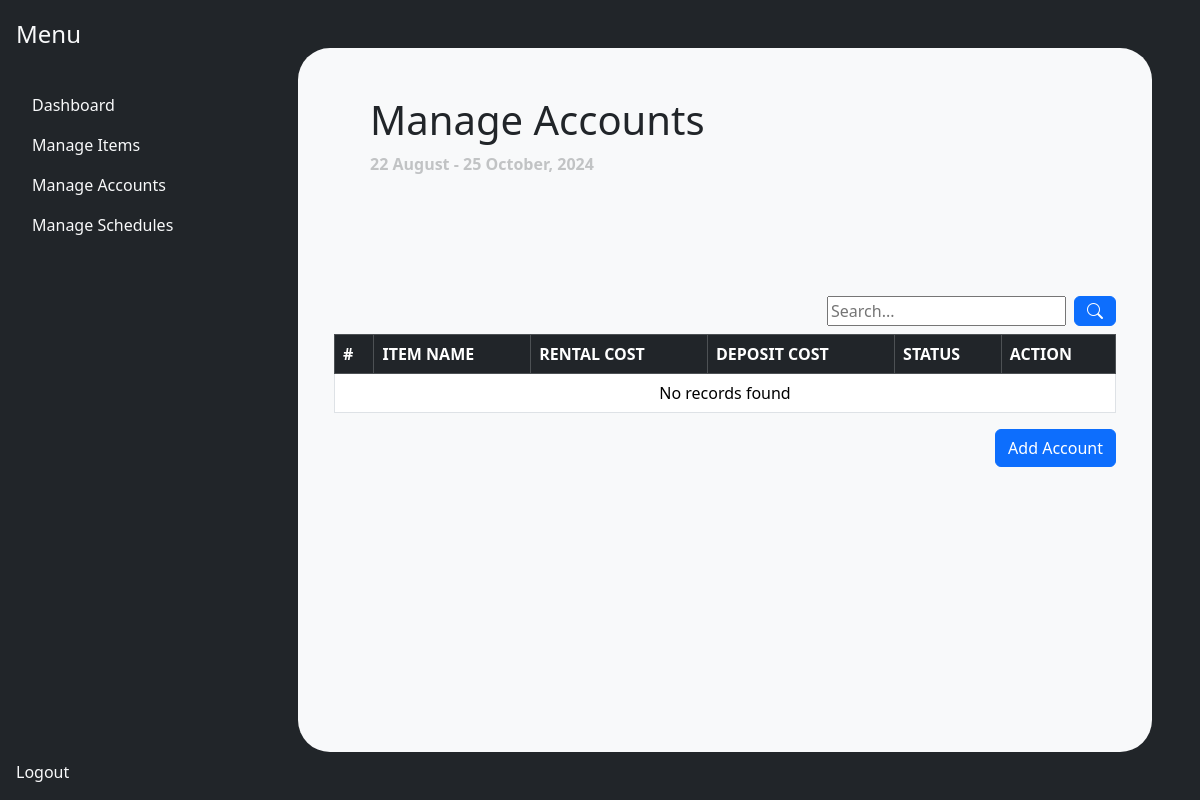
Before: /frontend/admin/invoice.php with the older database file.
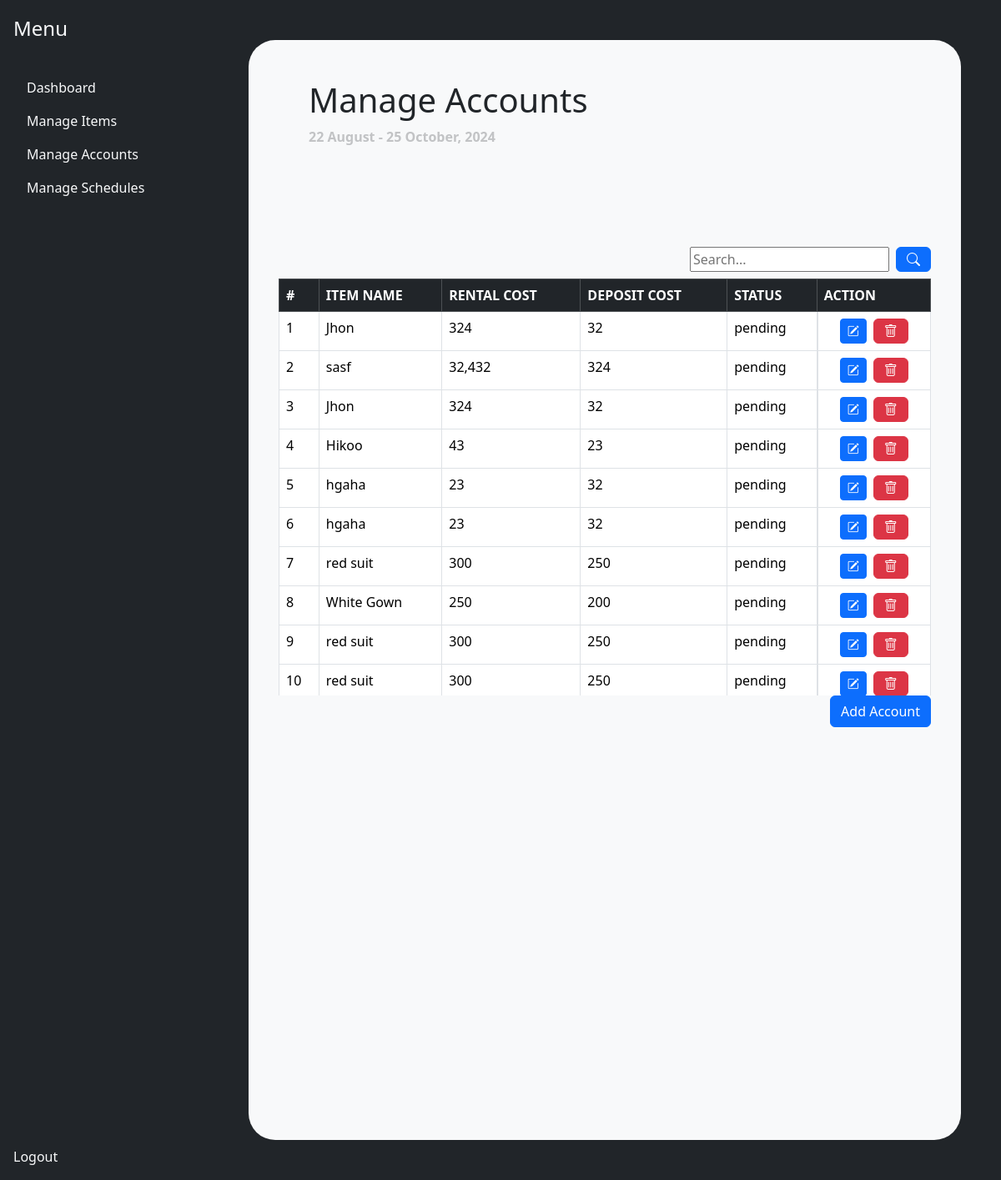
After: the same page with the newer database file.
### tables this page shows
CREATE TABLE `rental_schedule` (
  `schedule_id` int(11) NOT NULL,
  `start_date` date DEFAULT NULL,
  `return_date` date DEFAULT NULL,
  `borrower_id` int(11) DEFAULT NULL,
  `lender_id` int(11) DEFAULT NULL,
  `item_id` int(11) DEFAULT NULL,
  `status` enum('pending','rented','canceled','overdue','finished') DEFAULT 'pending',
  `created_at` timestamp NOT NULL DEFAULT current_timestamp(),
  `cost` decimal(11,2) NOT NULL DEFAULT 0.00,
  `method` varchar(255) DEFAULT NULL,
  `delivery_address` varchar(255) DEFAULT NULL
);

CREATE TABLE `item` (
  `item_id` int(11) NOT NULL,
  `name` varchar(255) DEFAULT NULL,
  `type` varchar(255) DEFAULT NULL,
  `size` decimal(11,2) DEFAULT NULL,
  `deposit_cost` decimal(11,2) DEFAULT NULL,
  `rental_cost` decimal(11,2) DEFAULT NULL,
  `quantity` int(11) DEFAULT 0,
  `owner_id` int(11) DEFAULT NULL,
  `in_stock` tinyint(1) DEFAULT 1,
  `is_active` tinyint(1) DEFAULT 1,
  `photo` varchar(255) NOT NULL,
  `description` varchar(255) NOT NULL
);

### frontend/variables.php (called while the page is built, shortened)
<?php
    $dashboard = '';
    $items = '';
    $accounts = '';
?>

### backend/classes/schedule.class.php (called while the page is built, shortened)
<?php
require_once 'database.php';
class Schedule
{
    protected $db;
    function __construct()
    {
        $this->db = new Database();
    }
    function show_schedules()
    {
        $sql = "SELECT rental_schedule.*, item.*, user.*
        FROM rental_schedule
        LEFT JOIN user ON user.user_id = rental_schedule.borrower_id
	    LEFT JOIN item ON item.item_id = rental_schedule.item_id
        ;";
        $query = $this->db->connect()->prepare($sql);
        if ($query->execute()) {
            $data = $query->fetchAll();
        } else {
            $data = [];
        }
        return $data;
    }
}

### backend/classes/database.php (called while the page is built)
<?php
class Database{
    private $host = 'localhost';
    private $username = 'root';
    private $password = '';
    private $database = 'rental_management_system';
    protected $connection;
    function connect(){
        try
			{
				$this->connection = new PDO("mysql:host=$this->host;dbname=$this->database",
											$this->username, $this->password);
			}
			catch (PDOException $e)
			{
				echo "Connection error " . $e->getMessage();
			}
        return $this->connection;
    }
}
?>

### frontend/admin/invoice_main.php (the view, shortened to what this page needs)
<div class = "w-100 bg-light m-5 p-4 rounded-5">
    <div class = "containter d-flex  ">
        <div class = "col-8  px-5 py-4">
            <div class = "mb-5">
                <h1>Manage Accounts</h1>
                <span class = "opacity-25 fw-bold">22 August - 25 October, 2024</span>
            </div>
        </div>
    </div>
        <section class = "container mt-5">
        <div class = "d-flex justify-content-end gap-2 mb-2">
            <input type="text" placeholder = "Search..." id = "searchInput" name = "query"> <button class = "btn btn-primary" id ="searchButton"><i class="bi bi-search"></i> </button>
        </div>
        <div  style = "max-height: 500px; overflow-y: scroll;">
            <table class="table table-bordered table-hover"  >
            <thead class="table-dark">
                <tr>
                    <th>#</th>
                    <th>ITEM NAME</th>
                    <th>RENTAL COST</th>
                    <th>DEPOSIT COST</th>
                    <th>STATUS</th>
                    <th>ACTION</th>
                </tr>
            </thead>
            <tbody  class ="bg-danger h-50" >
                <?php
                    require_once '../../backend/classes/schedule.class.php';
                    $schedule = new Schedule();
                    $results = $schedule->show_schedules();
                    if (!empty($results)) {
                        $i = 1;
                        foreach ($results as $value) {
                ?>
                <tr>
                    <td><?php echo $i; ?></td>
                    <td><?php echo htmlspecialchars($value['name']); ?></td>
                    <td><?php echo  htmlspecialchars(number_format($value['rental_cost']),2); ?></td>
                    <td><?php echo  htmlspecialchars(number_format($value['deposit_cost']),2); ?></td>
                    <td> pending</td>
                    <td class="text-center d-flex justify-content-center gap-2">
                        <button class="btn btn-primary btn-sm edit-item-btn" data-bs-toggle="modal" >
                            <i class="bi bi-pencil-square"></i>
                        </button>
                        <button class="btn btn-danger delete-item-btn"><i class="bi bi-trash"></i></button>
                    </td>
                </tr>
                <?php
                            $i++;
                        }
                    } else {
                ?>
                <tr>
                    <td colspan="6" class="text-center">No records found</td>
                </tr>
                <?php
                    }
                ?>
            </tbody>
        </table>
        </div>
        <div class = "d-flex justify-content-end">
            <button type="button" class="btn btn-primary" data-bs-toggle="modal" data-bs-target="#addItemModal">
                Add Account
            </button>
        </div>
        </section>
</div>
</div>

### frontend/includes/adminhead.php (shortened to what this page needs)
    <link rel="stylesheet" href="../node_modules/bootstrap/dist/css/bootstrap.min.css">
    <link href="https://cdn.jsdelivr.net/npm/bootstrap@5.3.3/dist/css/bootstrap.min.css" rel="stylesheet">
    <link rel="stylesheet" href="https://cdn.jsdelivr.net/npm/bootstrap-icons@1.8.1/font/bootstrap-icons.css">
</head>
    <body class = "bg-dark" >
        <?php
            require_once '../variables.php';
        ?>

### frontend/admin/invoice.php (shortened to what this page needs)
<?php
    include_once('../includes/adminhead.php');
?>
    <div class = "d-flex h-100">
        <?php include_once('../includes/sidebar.php'); ?>
        <?php include_once('invoice_main.php'); ?>
        <?php
            include_once('../includes/sidebar.php');
            include_once('../includes/footer.php');
        ?>

### frontend/includes/sidebar.php
<div class="d-flex h-100 ">
    <div class="d-flex flex-column flex-shrink-0 p-3 bg-dark h-100" style="width: 250px;">
      <a href="/" class="d-flex align-items-center mb-3 mb-md-0 me-md-auto text-dark text-decoration-none">
        <span class="fs-4 text-light">Menu</span>
      </a>
      <hr>
      <ul class="nav nav-pills flex-column mb-auto">
        <li class="nav-item">
          <a href="../admin/dashboard.php" class="nav-link <?php echo $dashboard ?> text-light" aria-current="page">
            Dashboard
          </a>
        </li>
        <li>
          <a href="../admin/manage.php" class="<?php echo $items ?> nav-link text-light hover-bg">
            Manage Items
          </a>
        </li>
        <li>
          <a href="../admin/manage_accounts.php" class="<?php echo $accounts ?> nav-link text-light">
            Manage Accounts
          </a>
        </li>
        <li>
          <a href="../admin/manage_schedules.php" class="<?php echo $schedules; ?> nav-link text-light">
            Manage Schedules
          </a>
        </li>
      </ul>
      <hr>
      <div>
        <a href="../../backend/tools/logout_tool.php" class="nav-link text-light">
          Logout
        </a>
      </div>
    </div>
</div>

### frontend/includes/footer.php
</body>
</html>

Changed rows visible on the page:
added rental_schedule: item.name "Jhon", item.rental_cost "324", item.deposit_cost "32"
added rental_schedule: item.name "sasf", item.rental_cost "32,432", item.deposit_cost "324"
added rental_schedule: item.name "Jhon", item.rental_cost "324", item.deposit_cost "32"
added rental_schedule: item.name "Hikoo", item.rental_cost "43", item.deposit_cost "23"
added rental_schedule: item.name "hgaha", item.rental_cost "23", item.deposit_cost "32"
added rental_schedule: item.name "hgaha", item.rental_cost "23", item.deposit_cost "32"
added rental_schedule: item.name "red suit", item.rental_cost "300", item.deposit_cost "250"
added rental_schedule: item.name "White Gown", item.rental_cost "250", item.deposit_cost "200"
added rental_schedule: item.name "red suit", item.rental_cost "300", item.deposit_cost "250"
added rental_schedule: item.name "red suit", item.rental_cost "300", item.deposit_cost "250"
Other visible differences:
text no longer shown: "No records found"
